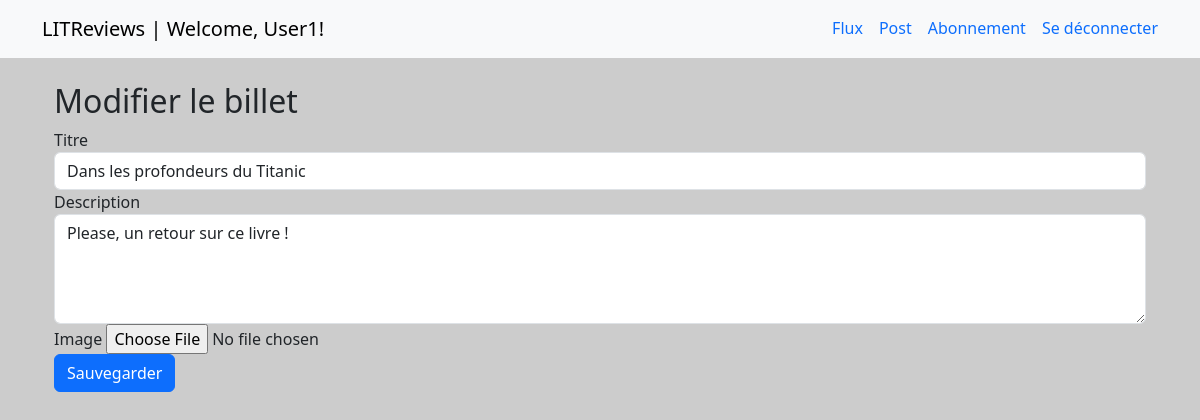
The page /LITReviews/ticket/20/change/ (signed in) on the database its author committed.
### accounts/models.py (models this page shows)
class User(AbstractUser):
    pass

### LITReviews/models.py (models this page shows, shortened)
class Ticket(models.Model):
    title = models.CharField(max_length=128)
    description = models.CharField(max_length=2048, blank=True)
    user = models.ForeignKey(
        to=settings.AUTH_USER_MODEL, on_delete=models.CASCADE, related_name="tickets"
    )
    image = models.ImageField(null=True, blank=True, upload_to="ticket_images")
    time_created = models.DateTimeField(auto_now_add=True)

### LITReviews/views.py (the view, shortened to what this page needs)
@login_required
def modify_ticket(request, ticket_id):
    error = False
    error_message = ""
    ticket = Ticket.objects.get(id=ticket_id)
    if request.method == "POST":
        form = TicketForm(request.POST, request.FILES, instance=ticket)
        if form.is_valid():
            form.save()
            context = {"form": form, "ticket": ticket}
            return render(request, "LITReviews/ticket_detail.html", context)
    else:
        form = TicketForm(instance=ticket)
    context = {"form": form, "ticket": ticket}
    return render(request, "LITReviews/modify_ticket.html", context)

### LITReviews/forms.py
class TicketForm(forms.ModelForm):
    description = forms.CharField(
        widget=forms.Textarea(attrs={"rows": 4}), required=False
    )
    class Meta:
        model = Ticket
        fields = ["title", "description", "image"]
    def __init__(self, *args, **kwargs):
        super().__init__(*args, **kwargs)
        self.helper = FormHelper()
        self.fields["title"].label = "Titre:"
        self.fields["description"].label = "Description:"
        self.fields["image"].label = "Image:"
        self.helper.form_action = reverse_lazy("post")
        self.helper.add_input(Submit("Envoyer", "Envoyer"))

### LITReviews/templates/LITReviews/modify_ticket.html (shortened to what this page needs)
{% extends 'LITReviews/base.html' %}
{% block content %}
<div class="container mt-4">
  <h2>Modifier le billet</h2>
  <form method="POST" action="{% url 'modify-ticket' ticket.id %}" enctype="multipart/form-data">
    <div class="form-group">
      <label for="title">Titre</label>
      <input type="text" class="form-control" id="title" name="title" value="{{ ticket.title }}" required>
    </div>
    <div class="form-group">
      <label for="description">Description</label>
      <textarea class="form-control" id="description" name="description" rows="4">{{ ticket.description }}</textarea>
    </div>
    <div class="form-group">
      <label for="image">Image</label>
      <input type="file" class="form-control-file" id="image" name="image">
    </div>
    <button type="submit" class="btn btn-primary">Sauvegarder</button>
  </form>
</div>
{% endblock %}

### LITReviews/templates/LITReviews/base.html (shortened to what this page needs)
{% load static %}
<!DOCTYPE html>
<html>
<head>
  <link href="https://cdn.jsdelivr.net/npm/bootstrap@5.3.1/dist/css/bootstrap.min.css" rel="stylesheet">
  <link rel="stylesheet" href="https://cdn.jsdelivr.net/npm/bootstrap-icons@1.8.1/font/bootstrap-icons.css">
  <link rel="stylesheet" type="text/css" href="{% static 'LITReviews/styles.css' %}">
</head>
<body class="bg-gray">
  <header>
    <nav class="navbar navbar-expand-lg navbar-light bg-light">
      <div class="container">
        <a class="navbar-brand" href="#">LITReviews {% if request.user.is_authenticated %} <span> | Welcome,
            {{request.user.username }}!</span>{% endif %}</a>
        <div class="collapse navbar-collapse" id="navbarNav">
          <ul class="nav nav-underline ms-auto">
            {% if request.user.is_authenticated %}
            <li class="nav-item">
              <a class="nav-link {% if request.path == '/LITReviews/feed/' %}active{% endif %}" href="{% url 'feed' %}">
                Flux</a>
            </li>
            <li class="nav-item">
              <a class="nav-link {% if request.path == '/LITReviews/post/' %}active{% endif %}"
                href="{% url 'post' %}">Post</a>
            </li>
            <li class="nav-item">
              <a class="nav-link {% if request.path == '/LITReviews/subscription/' %}active{% endif %}"
                href="{% url 'subscription' %}">Abonnement</a>
            </li>
            <li class="nav-item">
              <a class="nav-link" href="{% url 'logout' %}">Se déconnecter</a>
            </li>
            {% endif %}
          </ul>
        </div>
      </div>
    </nav>
  </header>
  <div class="container mt-4">
    {% block content %}{% endblock content %}
  </div>
</body>
</html>

### LITReviews/static/LITReviews/styles.css (style rules this page uses)
body { background-color: #ccc; }

### rows shown on the page
User: user.username "User1"
Ticket: title "Dans les profondeurs du Titanic", description "Please, un retour sur ce livre !"
